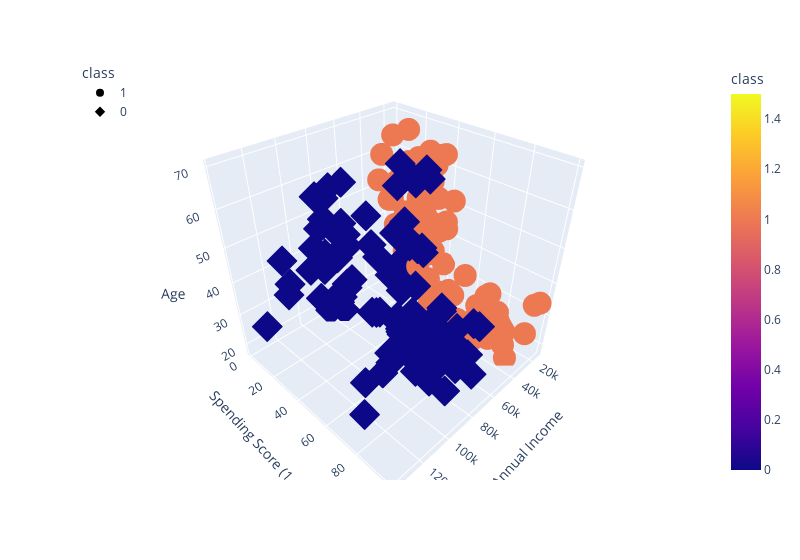

The notebook cell saved with this chart:
### Code cell
test_cluster_amount(df_shopping, 2)
